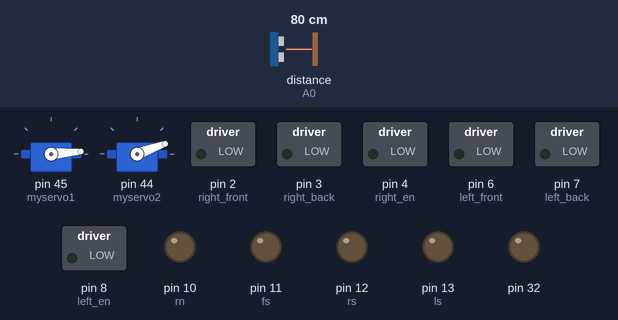
The sketch below on a simulated Arduino Mega 2560, built with avr-gcc and run on an emulated ATmega2560. Parts: 2 × servo, switched loads named in the sketch (green lamp = pin HIGH), output pins drawn as LEDs (lit = HIGH). Inputs (shaded band) come from the test bench; at power-on: distance to the obstacle (sensor on A0) 80 cm. No radio packets arrive unless stated.

Above: at 5.0 s.
5.1 s: distance to the obstacle (sensor on A0) set to 14 cm
6.6 s: distance to the obstacle (sensor on A0) set to 11 cm
At 7.8 s:
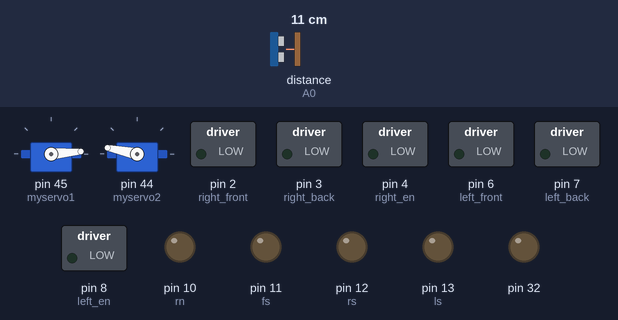
At 26.5 s:
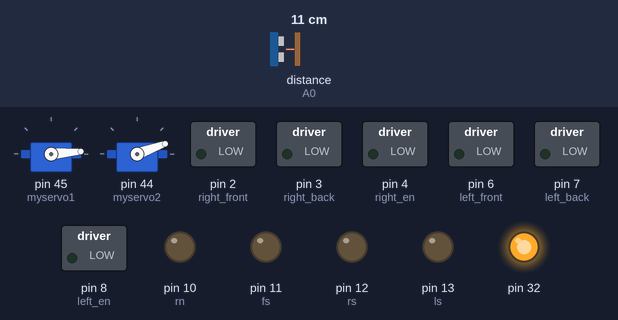
Timing chart, 0 to 27.2 s (numbered marks = the images above; inputs shaded):
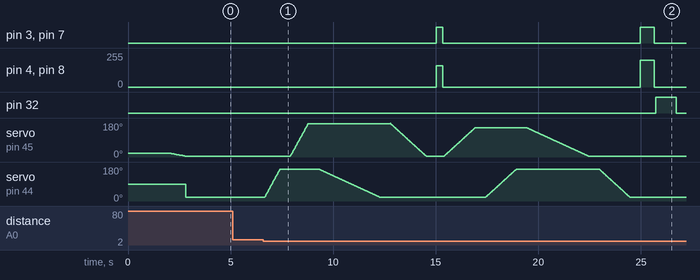

Measured:
- the behaviour switches between 13 and 12 cm on distance to the obstacle (sensor on A0) (found by bisection; images 0 and 1)
- after the input at 5.1 s, every drawn part: stays the same
- after the input at 6.6 s, pin 3 (right_back): LOW → HIGH after 8.4 s, → LOW 0.32 s later, → HIGH 9.6 s later, → LOW 0.68 s later; pin 4 (right_en): 0/255 → 160/255 after 8.4 s, → 0/255 0.32 s later, → 200/255 9.6 s later, → 0/255 0.68 s later

The sketch:

rf_RED_BLUE.ino
```cpp
//code for the arduino MEGA board on the robot.
#include <SPI.h>
#include <Servo.h>
#include <SharpIR.h>
#include "nRF24L01.h"
#include "RF24.h"

#define ir1 A0
#define model 1080//SharpIR model

//RF module
int msg[2];
RF24 radio(9,53);
const uint64_t pipe = 0xE8E8F0F0E1LL;//radio pipe

//task complete indicator
volatile int finish=0;

//SERVO
Servo myservo1;
Servo myservo2;
volatile int dis1 = 120;
volatile int picked = 0;
//SharpIR
SharpIR sharp1(ir1, 100, 93, model);
//Wheels
int right_front = 2;
int right_back = 3;
int right_en = 4;//PWM

int left_front = 6;
int left_back = 7;
int left_en = 8;//PWM

//indicator LEDs to show which direction command is being executed
int ls=13;
int fs=11;
int rs=12;
int rn=10;

volatile char a = 0;

void setup(void) {

  delay(2000);

   Serial.begin(9600);

  //servo setup
  myservo1.attach(45);
  myservo2.attach(44);

//radio setup
  radio.begin();
  radio.setDataRate(RF24_250KBPS); // Transmission speed
radio.setChannel (100); // Channel number from 0 to 127
radio.setRetries (15,15); //
radio.openReadingPipe(1,pipe);
radio.startListening();

 //servo initial position
  //remember to use for loop here finally to calculate angle of servo
  for (int i = 20; i >= 5; i = i - 1)
  { myservo1.write(i);
    delay(50);
  }

  myservo2.write(20);
  delay(1000);


  pinMode(left_front, OUTPUT);
   pinMode(rn, OUTPUT);


  pinMode(left_back, OUTPUT);
  pinMode(right_front, OUTPUT);
  pinMode(right_back, OUTPUT);
  pinMode(left_en, OUTPUT);
  pinMode(right_en, OUTPUT);
  pinMode(ls, OUTPUT);
  pinMode(fs, OUTPUT);
  pinMode(rs, OUTPUT);
  pinMode(32, OUTPUT);

  pinMode(ir1, INPUT);
}


void loop()
{ if(finish==0){
  //LOOKING FOR RED OBJECT
  dis1 = sharp1.distance();

if(picked==0){

  if (dis1 >= 13 && picked == 0) {

    if (radio.available()) {
      radio.read(msg,2);

      switch (msg[0]) {
        case 'F' ://front
          front();

          break;

        case 'R' ://right front
          rightf();
          break;

        case 'L' ://left front
          leftf();
          break;

        case 'N':
         randomrun();
          break;
          case 'f':
          randomrun();
          break;

          case 'r':
          randomrun();
          break;

          case 'l':
          randomrun();
          break;


      }


    }//if radio available end


  }//if dis>12 end
  else if (picked == 0 && dis1 < 10)
  {
    back();
  }
  else if (picked == 0 && dis1 <= 13 && dis1 >= 10)
  { //pickup the object
   pickobject();
  }
}

//for picked ==1
else if(picked==1){

  if (dis1 >= 13 && picked ==1) {

    if (radio.available()) {


       radio.read(msg,2);

      switch (msg[0]) {
        case 'f' ://front
          front();

          break;

        case 'r' ://right front
          rightf();
          break;

        case 'l' ://left front
          leftf();
          break;

        case 'N':
          randomrun();
          break;


      }


    }//if radio available end


  }//if dis>12 end
  else if (picked == 1 && dis1 < 10)
  {
    back();
  }
  else if (picked == 1 && dis1 <= 13 && dis1 >= 10)
  { //stop when less than 12
   dropobject();
  }
}// if picked==1


}// finish=0
}//loop


void front() {
//
digitalWrite(fs,1);
digitalWrite(ls,0);
digitalWrite(rs,0);
digitalWrite(rn,0);

  //delay(20);
  digitalWrite(left_back, 0);
  digitalWrite(left_front, 1);
  digitalWrite(right_front, 1);
  digitalWrite(right_back, 0);

  analogWrite(left_en, 195);
  analogWrite(right_en, 220);
  //the difference between two PWMs is that
  //due to mechanical error,the two wheels
  //of the robot turned with different speeds,
  //hence the PWMs are calibrated

  delay(100);

  //delay(500);
  //delay(20);

}

void back() {

  //delay(20);
  digitalWrite(left_back, 1);
  digitalWrite(left_front, 0);
  digitalWrite(right_front, 0);
  digitalWrite(right_back, 1);
  analogWrite(left_en, 160);
  analogWrite(right_en, 160);
  delay(300);

}


void rightf() {


digitalWrite(fs,0);
digitalWrite(ls,0);
digitalWrite(rs,1);
digitalWrite(rn,0);
  digitalWrite(left_back, 0);
  digitalWrite(left_front, 1);
  digitalWrite(right_front, 1);
  digitalWrite(right_back, 0);
  analogWrite(left_en, 220);
  analogWrite(right_en, 155);
  delay(100);

  //delay(50);
}


void leftf() {

digitalWrite(fs,0);
digitalWrite(ls,1);
digitalWrite(rs,0);
digitalWrite(rn,0);
  //delay(20);
  digitalWrite(left_back, 0);
  digitalWrite(left_front, 1);
  digitalWrite(right_front, 1);
  digitalWrite(right_back, 0);
  analogWrite(left_en, 150);
  analogWrite(right_en, 230);
  //delay(180);

  delay(100);
}


void randomrun() {
  //delay(20);
  digitalWrite(fs,0);
digitalWrite(ls,0);
digitalWrite(rs,0);
digitalWrite(rn,1);
  digitalWrite(left_back, 1);
  digitalWrite(left_front, 0);
  digitalWrite(right_front, 1);
  digitalWrite(right_back, 0);
  analogWrite(left_en, 130);
  analogWrite(right_en, 130);
  delay(100);


}

void STOP() {

  digitalWrite(left_back, 0);
  digitalWrite(left_front, 0);
  digitalWrite(right_front, 0);
  digitalWrite(right_back, 0);
  analogWrite(left_en, 0);
  analogWrite(right_en, 0);
  delay(50);

}

void pickobject()
{
   STOP();

    for (int j = 20; j < 170; j=j+2) {
      myservo2.write(j);
      delay(10);
    }
    delay(500);


    for (int k = 5; k < 179; k=k+2) {
      myservo1.write(k);
      delay(10);
    }

    delay(500);

    for (int l = 169; l > 20; l--) {
      myservo2.write(l);
      delay(20);
    }
    delay(500);

    for (int m = 178; m >= 5; m--) {
      myservo1.write(m);
      delay(10);
    }
    delay(500);


    //up


    picked = 1;
    back();
  }


  void dropobject(){

    STOP();

    for (int j = 5; j <=155; j++) {
      myservo1.write(j);
      delay(10);
    }
    delay(500);


    for (int k = 20; k < 169; k++) {
      myservo2.write(k);
      delay(10);
    }

    delay(500);

    for (int l = 155; l >= 5; l--) {
      myservo1.write(l);
      delay(20);
    }
    delay(500);

    for (int m = 169; m >= 20; m--) {
      myservo2.write(m);
      delay(10);
    }
    delay(500);

    picked = 0;
    dropback();
    STOP();

    finish=1;
    digitalWrite(32,1);//BUZZER sounds
    delay(1000);
    digitalWrite(32,0);
  }

  void dropback()
  {
    digitalWrite(left_back, 1);
    digitalWrite(left_front, 0);
    digitalWrite(right_front, 0);
    digitalWrite(right_back, 1);
    analogWrite(left_en,200);
    analogWrite(right_en,200);
    delay(680);

    digitalWrite(left_back, 0);
    digitalWrite(left_front, 0);
    digitalWrite(right_front, 0);
    digitalWrite(right_back, 0);
    analogWrite(left_en,0);
    analogWrite(right_en,0);
    delay(20);
    }
```
